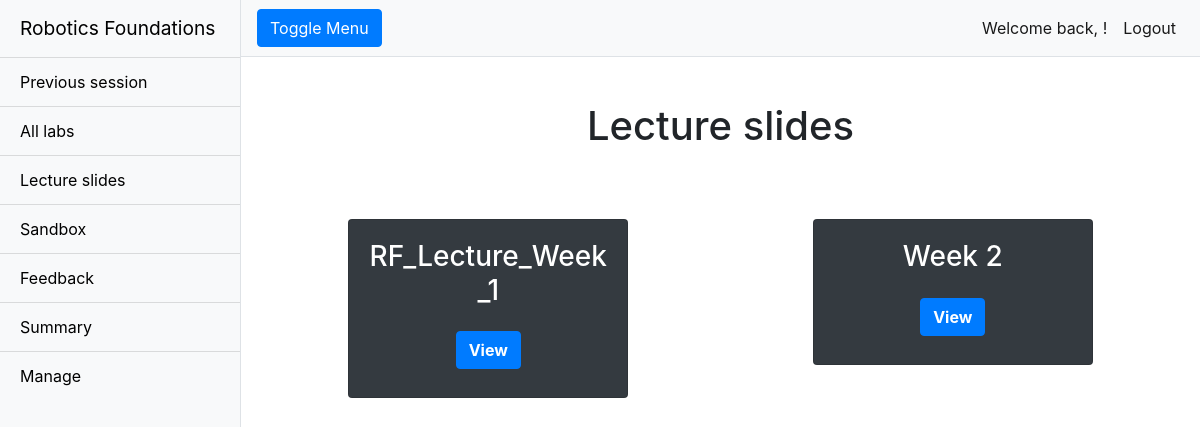
Page /rfwa/lectureslides/ (signed in) on the earlier database version.
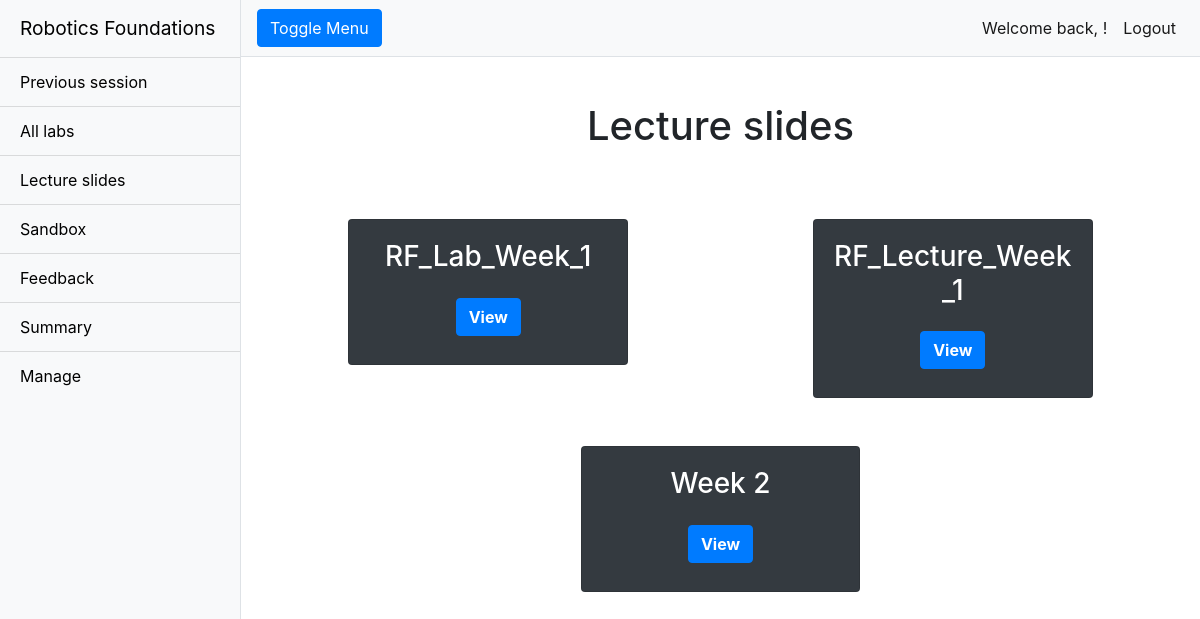
Same page on the later database version.
### rfwa/models.py (models this page shows, shortened)
class Slide(models.Model):
    name = models.CharField(max_length = 128)
    lecture_Files = models.FileField(upload_to='slides/')
    slug = models.SlugField(primary_key = True, blank = True)

### rfwa/views.py (the view)
# urls.py: path('lectureslides/', views.lectureslides, name='lectureslides'),
def lectureslides(request):
    slides = Slide.objects.order_by('name')
    return render(request, 'rfwa/lectureslides.html', {'slides':slides})

### templates/rfwa/lectureslides.html (shortened to what this page needs)
{% extends "rfwa/base.html" %}
{% block body_block %}
<div class="container-fluid">
  <h1 class="mt-4">Lecture slides</h1>
  {% if slides %}
  <div class="container-fluid mt-5">
    {% for slide in slides %}
    {% cycle 'row' '' as row silent %}
    {% if row %}
    <div class="row justify-content-around">
      {% endif %}
      <div class="col-sm-10 col-md-10 col-lg-4 mb-5">
        <div class="card bg-dark text-white mx-auto">
          <div class="card-body text-center">
            <h3 class="card-title">{{slide.name}}</h3>
            <div class="row pb-2 justify-content-around mt-4">
              <button class="btn btn-primary font-weight-bold loadProjectButton" rel="noopener noreferrer"
                onclick=" window.open('../../media/{{slide.lecture_Files}}','_blank')">View</button>
            </div>
          </div>
        </div>
      </div>
      {% if not row %}
    </div>
    {% endif %}
    {% endfor %}
    {% else %}
    <h2 class="text-center mt-5">There are currently no projects to show.</h2>
    {% endif %}
  </div>
</div>
{% endblock %}

Differences in the rows shown:
added Slide: name "RF_Lab_Week_1"
